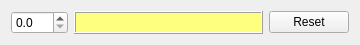
<ui version="4.0" >
 <class>LineEditorWidget</class>
 <widget class="QWidget" name="LineEditorWidget" >
  <property name="geometry" >
   <rect>
    <x>0</x>
    <y>0</y>
    <width>360</width>
    <height>38</height>
   </rect>
  </property>
  <property name="windowTitle" >
   <string>Form</string>
  </property>
  <layout class="QGridLayout" >
   <item row="0" column="0" >
    <layout class="QHBoxLayout" >
     <item>
      <widget class="QDoubleSpinBox" name="sbWidth" >
       <property name="decimals" >
        <number>1</number>
       </property>
       <property name="singleStep" >
        <double>0.200000000000000</double>
       </property>
      </widget>
     </item>
     <item>
      <widget class="QFrame" name="frame" >
       <property name="sizePolicy" >
        <sizepolicy vsizetype="Preferred" hsizetype="Expanding" >
         <horstretch>0</horstretch>
         <verstretch>0</verstretch>
        </sizepolicy>
       </property>
       <property name="minimumSize" >
        <size>
         <width>20</width>
         <height>20</height>
        </size>
       </property>
       <property name="autoFillBackground" >
        <bool>true</bool>
       </property>
       <property name="frameShape" >
        <enum>QFrame::Box</enum>
       </property>
       <property name="frameShadow" >
        <enum>QFrame::Raised</enum>
       </property>
       <layout class="QGridLayout" >
        <property name="leftMargin" >
         <number>0</number>
        </property>
        <property name="topMargin" >
         <number>0</number>
        </property>
        <property name="rightMargin" >
         <number>0</number>
        </property>
        <property name="bottomMargin" >
         <number>0</number>
        </property>
        <property name="horizontalSpacing" >
         <number>0</number>
        </property>
        <property name="verticalSpacing" >
         <number>0</number>
        </property>
        <item row="0" column="0" >
         <widget class="LineTestZone" native="1" name="testZone" >
          <property name="palette" >
           <palette>
            <active>
             <colorrole role="Base" >
              <brush brushstyle="SolidPattern" >
               <color alpha="255" >
                <red>255</red>
                <green>255</green>
                <blue>255</blue>
               </color>
              </brush>
             </colorrole>
             <colorrole role="Window" >
              <brush brushstyle="SolidPattern" >
               <color alpha="255" >
                <red>255</red>
                <green>255</green>
                <blue>127</blue>
               </color>
              </brush>
             </colorrole>
            </active>
            <inactive>
             <colorrole role="Base" >
              <brush brushstyle="SolidPattern" >
               <color alpha="255" >
                <red>255</red>
                <green>255</green>
                <blue>255</blue>
               </color>
              </brush>
             </colorrole>
             <colorrole role="Window" >
              <brush brushstyle="SolidPattern" >
               <color alpha="255" >
                <red>255</red>
                <green>255</green>
                <blue>127</blue>
               </color>
              </brush>
             </colorrole>
            </inactive>
            <disabled>
             <colorrole role="Base" >
              <brush brushstyle="SolidPattern" >
               <color alpha="255" >
                <red>255</red>
                <green>255</green>
                <blue>127</blue>
               </color>
              </brush>
             </colorrole>
             <colorrole role="Window" >
              <brush brushstyle="SolidPattern" >
               <color alpha="255" >
                <red>255</red>
                <green>255</green>
                <blue>127</blue>
               </color>
              </brush>
             </colorrole>
            </disabled>
           </palette>
          </property>
          <property name="cursor" >
           <cursorShape>PointingHandCursor</cursorShape>
          </property>
          <property name="autoFillBackground" >
           <bool>true</bool>
          </property>
         </widget>
        </item>
       </layout>
      </widget>
     </item>
     <item>
      <widget class="QPushButton" name="resetButton" >
       <property name="sizePolicy" >
        <sizepolicy vsizetype="Fixed" hsizetype="Fixed" >
         <horstretch>0</horstretch>
         <verstretch>0</verstretch>
        </sizepolicy>
       </property>
       <property name="cursor" >
        <cursorShape>ArrowCursor</cursorShape>
       </property>
       <property name="text" >
        <string>Reset</string>
       </property>
      </widget>
     </item>
    </layout>
   </item>
  </layout>
 </widget>
 <customwidgets>
  <customwidget>
   <class>LineTestZone</class>
   <extends>QWidget</extends>
   <header>LineEditorWidget.h</header>
   <container>1</container>
  </customwidget>
 </customwidgets>
 <resources/>
 <connections/>
</ui>
